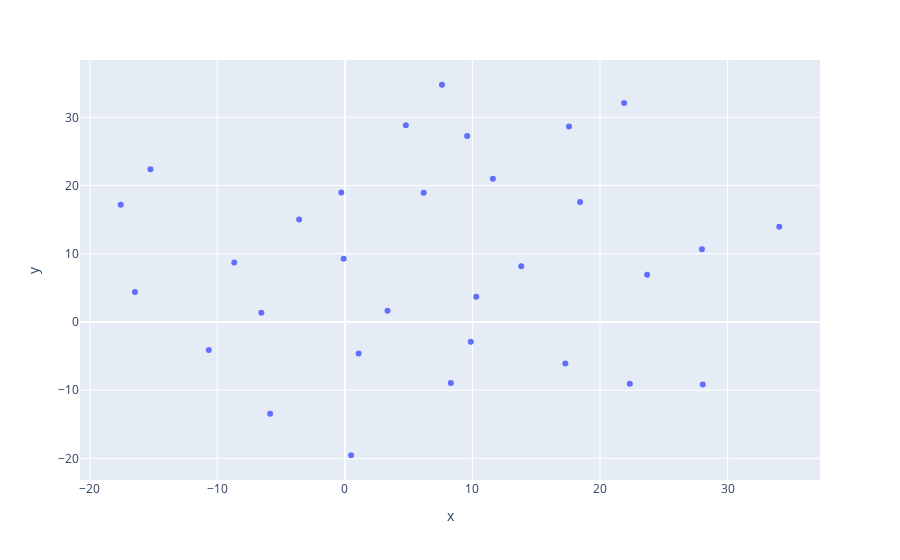

Notebook code cell kept with this figure:
### Code cell
import plotly.express as px
import pandas as pd
from sklearn.manifold import TSNE

# Riduciozne della dimensionalità degli embedding con t-SNE
tsne = TSNE(n_components=2, perplexity=10)
embeddings_2d = tsne.fit_transform(book_embeddings.cpu().numpy())

df = pd.DataFrame(embeddings_2d, columns=['x', 'y'])
df['text'] = books  # Aggiungi il testo dei libri al DataFrame
df['hover_text'] = df['text'].str.split(':').str[1].str.strip() # Estrai solo la parte dopo il ":"

#  grafico interattivo con Plotly
fig = px.scatter(df, x='x', y='y', hover_data={'text':False, 'hover_text': True}, custom_data=['text'])

fig.update_traces(
    hovertemplate="<br>".join([
        "Testo: %{customdata[0]}",
    ])
)


fig.show()

### Figure 1 — Plotly figure (JSON) as saved in the notebook; plotly's stock layout.template omitted (floating-point values rounded to 4 significant figures)
{"data": [{"customdata": [["autore Petrarca: Solo e pensoso i più deserti campi  vo mesurando a passi tardi e lenti,  e gli occhi porto per fuggire intenti  ove vestigio uman l'arena stampi.", "Solo e pensoso i più deserti campi  vo mesurando a passi tardi e lenti,  e gli occhi porto per fuggire intenti  ove vestigio uman l'arena stampi."], ["autore Dante: Nel mezzo del cammin di nostra vita  mi ritrovai per una selva oscura,  ché la diritta via era smarrita.", "Nel mezzo del cammin di nostra vita  mi ritrovai per una selva oscura,  ché la diritta via era smarrita."], ["autore Leopardi: Sempre caro mi fu quest’ermo colle,  e questa siepe, che da tanta parte  dell'ultimo orizzonte il guardo esclude.", "Sempre caro mi fu quest’ermo colle,  e questa siepe, che da tanta parte  dell'ultimo orizzonte il guardo esclude."], ["autore Foscolo: A egregie cose il forte animo accendono  l'urne de' forti o Pindemonte.", "A egregie cose il forte animo accendono  l'urne de' forti o Pindemonte."], ["autore Pascoli: San Lorenzo, io lo so perché tanto di stelle  per l'aria tranquilla arde e cade, perché sì gran pianto  nel concavo cielo sfavilla.", "San Lorenzo, io lo so perché tanto di stelle  per l'aria tranquilla arde e cade, perché sì gran pianto  nel concavo cielo sfavilla."], ["autore Montale: Spesso il male di vivere ho incontrato:  era il rivo strozzato che gorgoglia.", "Spesso il male di vivere ho incontrato"], ["autore Ungaretti: Si sta come d’autunno  sugli alberi le foglie.", "Si sta come d’autunno  sugli alberi le foglie."], ["autore Quasimodo: Ed è subito sera.", "Ed è subito sera."], ["autore Carducci: Davanti a San Guido  i cipressi che a Bolgheri alti e schietti  van da San Guido in duplice filar.", "Davanti a San Guido  i cipressi che a Bolgheri alti e schietti  van da San Guido in duplice filar."], ["autore Gozzano: Non amo che le rose  che non colsi.", "Non amo che le rose  che non colsi."], ["autore Saba: La casa di mia madre a Trieste era quieta e scura.", "La casa di mia madre a Trieste era quieta e scura."], ["autore D’Annunzio: Settembre, andiamo. È tempo di migrare.", "Settembre, andiamo. È tempo di migrare."], ["autore Giusti: Ride la gazza, nera sugli aranci,  stormi d’uccelli neri a volo basso.", "Ride la gazza, nera sugli aranci,  stormi d’uccelli neri a volo basso."], ["autore Govoni: I tuoi occhi sono pozzi di fuoco, dove s'affondano i miei sogni.", "I tuoi occhi sono pozzi di fuoco, dove s'affondano i miei sogni."], ["autore Marinetti: Parole in libertà  illuminano il buio della notte.", "Parole in libertà  illuminano il buio della notte."], ["autore Boiardo: Amor, che nel mio pensier vive e regna  e 'l suo seggio maggior nel cor mantiene.", "Amor, che nel mio pensier vive e regna  e 'l suo seggio maggior nel cor mantiene."], ["autore Guinizelli: Al cor gentil rempaira sempre amore,  com'a l'ausello in selva la verdura.", "Al cor gentil rempaira sempre amore,  com'a l'ausello in selva la verdura."], ["autore Ariosto: Le donne, i cavallier, l'arme, gli amori,  le cortesie, l'audaci imprese io canto.", "Le donne, i cavallier, l'arme, gli amori,  le cortesie, l'audaci imprese io canto."], ["autore Tasso: Oh bella libertà, dolce è il tuo raggio  a chi è cresciuto in sen d’una speranza!", "Oh bella libertà, dolce è il tuo raggio  a chi è cresciuto in sen d’una speranza!"], ["autore Parini: Tu, ch’eri sì, nel voler degli altri, e il tuo,  sì pura e alteramente quieta.", "Tu, ch’eri sì, nel voler degli altri, e il tuo,  sì pura e alteramente quieta."], ["autore De Amicis: Scendeva lieve la pioggia d’oro  e i bimbi la correvano a inseguire.", "Scendeva lieve la pioggia d’oro  e i bimbi la correvano a inseguire."], ["autore Prati: Fino a quel giorno in cui ritornerò  da te, là dove mai ti lasciai.", "Fino a quel giorno in cui ritornerò  da te, là dove mai ti lasciai."], ["autore Tommasèo: Che giova all'uom la forza de l'argento?  La povertà è più che il ricco vanto.", "Che giova all'uom la forza de l'argento?  La povertà è più che il ricco vanto."], ["autore Pellico: Alla patria io respiro e chiudo in cuore  tutta la dolce libertà del cielo.", "Alla patria io respiro e chiudo in cuore  tutta la dolce libertà del cielo."], ["autore Manzoni: Ei fu. Siccome immobile,  dato il mortal sospiro.", "Ei fu. Siccome immobile,  dato il mortal sospiro."], ["autore Verga: Una perla nel mar, chi mai la trova  non sa che sarà poi per sempre sua.", "Una perla nel mar, chi mai la trova  non sa che sarà poi per sempre sua."], ["autore Caproni: Lo sai che io so che tu sai,  ma ognuno sa quel che sa e tace.", "Lo sai che io so che tu sai,  ma ognuno sa quel che sa e tace."], ["autore Pavese: Verrà la morte e avrà i tuoi occhi.", "Verrà la morte e avrà i tuoi occhi."], ["autore Sereni: Se non faremo i conti,  il vento solleverà i calcinacci.", "Se non faremo i conti,  il vento solleverà i calcinacci."], ["autore Roversi: Dove volano i passeri all’imbrunire?  L’aria è greve di silenzio.", "Dove volano i passeri all’imbrunire?  L’aria è greve di silenzio."], ["autore Campana: Cielo stellato sopra di noi,  voce lontana d'un canto triste.", "Cielo stellato sopra di noi,  voce lontana d'un canto triste."]], "hovertemplate": "Testo: %{customdata[0]}", "legendgroup": "", "marker": {"color": "#636efa", "symbol": "circle"}, "mode": "markers", "name": "", "orientation": "v", "showlegend": false, "type": "scatter", "x": [-0.2824, 13.82, 10.3, 1.081, 11.6, 17.28, -0.09296, -17.57, 18.44, 22.34, 34.05, -15.24, -8.674, 8.307, 7.61, 0.4829, -5.859, -6.55, 4.78, 27.99, -16.46, 17.57, 21.89, 9.586, 9.869, 23.7, 28.06, -10.67, 3.342, 6.176, -3.588], "xaxis": "x", "y": [19.0, 8.16, 3.705, -4.633, 20.99, -6.079, 9.267, 17.2, 17.59, -9.071, 13.95, 22.4, 8.729, -8.954, 34.78, -19.54, -13.45, 1.362, 28.85, 10.66, 4.405, 28.66, 32.1, 27.27, -2.912, 6.921, -9.184, -4.108, 1.627, 18.95, 15.02], "yaxis": "y"}], "layout": {"legend": {"tracegroupgap": 0}, "margin": {"t": 60}, "xaxis": {"anchor": "y", "domain": [0, 1], "title": {"text": "x"}}, "yaxis": {"anchor": "x", "domain": [0, 1], "title": {"text": "y"}}}}
